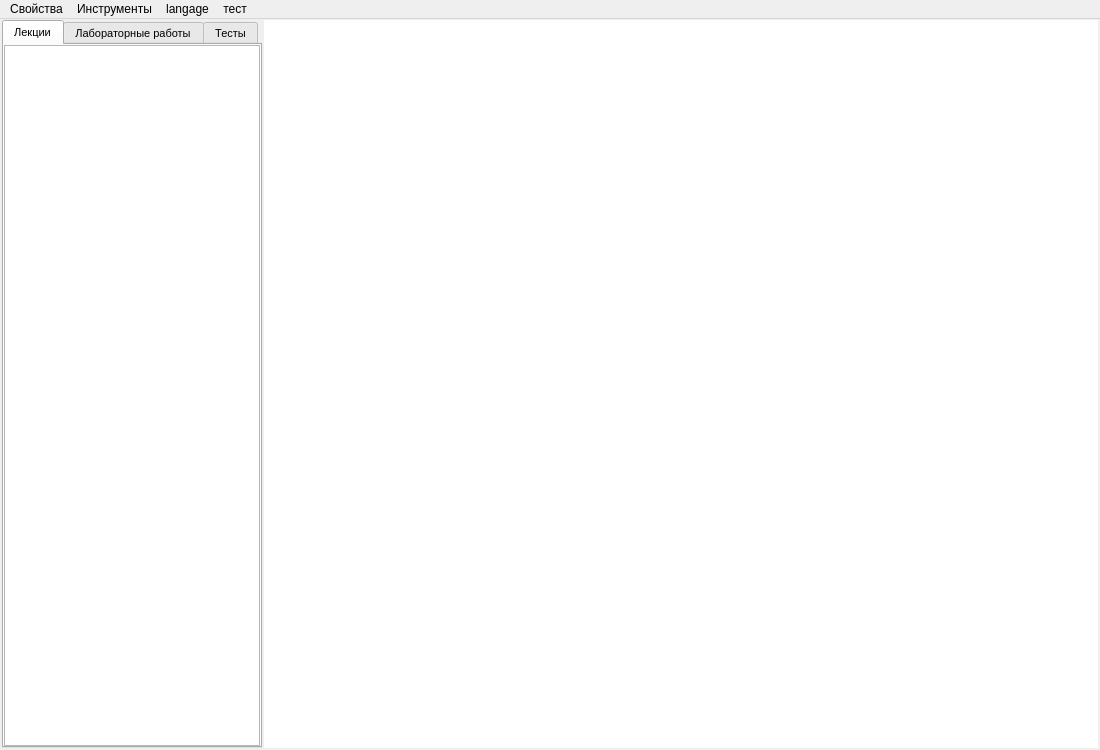
<?xml version="1.0" encoding="UTF-8"?>
<ui version="4.0">
 <class>MainWindow</class>
 <widget class="QMainWindow" name="MainWindow">
  <property name="geometry">
   <rect>
    <x>0</x>
    <y>0</y>
    <width>1100</width>
    <height>750</height>
   </rect>
  </property>
  <property name="sizePolicy">
   <sizepolicy hsizetype="Preferred" vsizetype="Preferred">
    <horstretch>0</horstretch>
    <verstretch>0</verstretch>
   </sizepolicy>
  </property>
  <property name="font">
   <font>
    <pointsize>9</pointsize>
   </font>
  </property>
  <property name="windowTitle">
   <string>MainWindow</string>
  </property>
  <widget class="QWidget" name="centralwidget">
   <layout class="QHBoxLayout" name="horizontalLayout">
    <property name="spacing">
     <number>2</number>
    </property>
    <property name="leftMargin">
     <number>2</number>
    </property>
    <property name="topMargin">
     <number>1</number>
    </property>
    <property name="rightMargin">
     <number>2</number>
    </property>
    <property name="bottomMargin">
     <number>2</number>
    </property>
    <item>
     <widget class="QTabWidget" name="tabWidget">
      <property name="sizePolicy">
       <sizepolicy hsizetype="Minimum" vsizetype="Expanding">
        <horstretch>0</horstretch>
        <verstretch>0</verstretch>
       </sizepolicy>
      </property>
      <property name="minimumSize">
       <size>
        <width>217</width>
        <height>0</height>
       </size>
      </property>
      <property name="font">
       <font>
        <pointsize>8</pointsize>
        <weight>50</weight>
        <italic>false</italic>
        <bold>false</bold>
        <underline>false</underline>
        <strikeout>false</strikeout>
        <stylestrategy>PreferDefault</stylestrategy>
        <kerning>true</kerning>
       </font>
      </property>
      <property name="currentIndex">
       <number>0</number>
      </property>
      <widget class="QWidget" name="LectionsTab">
       <attribute name="title">
        <string>Лекции</string>
       </attribute>
       <layout class="QHBoxLayout" name="horizontalLayout_2">
        <property name="spacing">
         <number>0</number>
        </property>
        <property name="leftMargin">
         <number>0</number>
        </property>
        <property name="topMargin">
         <number>0</number>
        </property>
        <property name="rightMargin">
         <number>0</number>
        </property>
        <property name="bottomMargin">
         <number>0</number>
        </property>
        <item>
         <widget class="TreeWidget" name="treeLections">
          <property name="sizePolicy">
           <sizepolicy hsizetype="Expanding" vsizetype="Expanding">
            <horstretch>0</horstretch>
            <verstretch>0</verstretch>
           </sizepolicy>
          </property>
          <property name="font">
           <font>
            <pointsize>9</pointsize>
            <weight>50</weight>
            <italic>false</italic>
            <bold>false</bold>
            <underline>false</underline>
            <strikeout>false</strikeout>
            <stylestrategy>PreferDefault</stylestrategy>
            <kerning>true</kerning>
           </font>
          </property>
          <property name="indentation">
           <number>20</number>
          </property>
          <attribute name="headerVisible">
           <bool>false</bool>
          </attribute>
          <column>
           <property name="text">
            <string>1</string>
           </property>
          </column>
         </widget>
        </item>
       </layout>
      </widget>
      <widget class="QWidget" name="LabsTab">
       <attribute name="title">
        <string>Лабораторные работы</string>
       </attribute>
       <layout class="QHBoxLayout" name="horizontalLayout_3">
        <property name="spacing">
         <number>0</number>
        </property>
        <property name="leftMargin">
         <number>0</number>
        </property>
        <property name="topMargin">
         <number>0</number>
        </property>
        <property name="rightMargin">
         <number>0</number>
        </property>
        <property name="bottomMargin">
         <number>0</number>
        </property>
        <item>
         <widget class="TreeWidget" name="treeLabs">
          <property name="font">
           <font>
            <pointsize>9</pointsize>
            <weight>50</weight>
            <italic>false</italic>
            <bold>false</bold>
            <underline>false</underline>
            <strikeout>false</strikeout>
            <stylestrategy>PreferDefault</stylestrategy>
            <kerning>true</kerning>
           </font>
          </property>
          <attribute name="headerVisible">
           <bool>false</bool>
          </attribute>
          <column>
           <property name="text">
            <string notr="true">1</string>
           </property>
          </column>
         </widget>
        </item>
       </layout>
      </widget>
      <widget class="QWidget" name="TestsTab">
       <attribute name="title">
        <string>Тесты</string>
       </attribute>
       <layout class="QHBoxLayout" name="horizontalLayout_4">
        <property name="spacing">
         <number>0</number>
        </property>
        <property name="leftMargin">
         <number>0</number>
        </property>
        <property name="topMargin">
         <number>0</number>
        </property>
        <property name="rightMargin">
         <number>0</number>
        </property>
        <property name="bottomMargin">
         <number>0</number>
        </property>
        <item>
         <widget class="TreeWidget" name="treeTests">
          <property name="font">
           <font>
            <pointsize>9</pointsize>
            <weight>50</weight>
            <italic>false</italic>
            <bold>false</bold>
            <underline>false</underline>
            <strikeout>false</strikeout>
            <stylestrategy>PreferDefault</stylestrategy>
            <kerning>true</kerning>
           </font>
          </property>
          <attribute name="headerVisible">
           <bool>false</bool>
          </attribute>
          <column>
           <property name="text">
            <string notr="true">1</string>
           </property>
          </column>
         </widget>
        </item>
       </layout>
      </widget>
     </widget>
    </item>
    <item>
     <widget class="QTextBrowser" name="contentBrowser">
      <property name="font">
       <font>
        <pointsize>8</pointsize>
       </font>
      </property>
      <property name="frameShape">
       <enum>QFrame::NoFrame</enum>
      </property>
      <property name="frameShadow">
       <enum>QFrame::Sunken</enum>
      </property>
      <property name="lineWidth">
       <number>0</number>
      </property>
      <property name="midLineWidth">
       <number>0</number>
      </property>
      <property name="sizeAdjustPolicy">
       <enum>QAbstractScrollArea::AdjustIgnored</enum>
      </property>
      <property name="autoFormatting">
       <set>QTextEdit::AutoNone</set>
      </property>
      <property name="undoRedoEnabled">
       <bool>false</bool>
      </property>
      <property name="lineWrapColumnOrWidth">
       <number>0</number>
      </property>
      <property name="readOnly">
       <bool>true</bool>
      </property>
      <property name="html">
       <string>&lt;!DOCTYPE HTML PUBLIC &quot;-//W3C//DTD HTML 4.0//EN&quot; &quot;http://www.w3.org/TR/REC-html40/strict.dtd&quot;&gt;
&lt;html&gt;&lt;head&gt;&lt;meta name=&quot;qrichtext&quot; content=&quot;1&quot; /&gt;&lt;style type=&quot;text/css&quot;&gt;
p, li { white-space: pre-wrap; }
&lt;/style&gt;&lt;/head&gt;&lt;body style=&quot; font-family:'MS Shell Dlg 2'; font-size:8pt; font-weight:400; font-style:normal;&quot;&gt;
&lt;p align=&quot;justify&quot; style=&quot;-qt-paragraph-type:empty; margin-top:12px; margin-bottom:12px; margin-left:0px; margin-right:0px; -qt-block-indent:0; text-indent:0px; font-size:8.25pt;&quot;&gt;&lt;br /&gt;&lt;/p&gt;&lt;/body&gt;&lt;/html&gt;</string>
      </property>
     </widget>
    </item>
   </layout>
  </widget>
  <widget class="QMenuBar" name="menubar">
   <property name="geometry">
    <rect>
     <x>0</x>
     <y>0</y>
     <width>1100</width>
     <height>21</height>
    </rect>
   </property>
   <widget class="QMenu" name="menu">
    <property name="title">
     <string>Свойства</string>
    </property>
    <addaction name="action_3"/>
    <addaction name="action_4"/>
   </widget>
   <widget class="QMenu" name="menu_2">
    <property name="title">
     <string>Инструменты</string>
    </property>
    <addaction name="action"/>
   </widget>
   <widget class="QMenu" name="menulangage">
    <property name="title">
     <string>langage</string>
    </property>
    <addaction name="action_2"/>
    <addaction name="actionEnglisch"/>
   </widget>
   <widget class="QMenu" name="Test">
    <property name="title">
     <string>тест</string>
    </property>
   </widget>
   <addaction name="menu"/>
   <addaction name="menu_2"/>
   <addaction name="menulangage"/>
   <addaction name="Test"/>
  </widget>
  <action name="action">
   <property name="text">
    <string>Вывод на печать</string>
   </property>
  </action>
  <action name="action_2">
   <property name="text">
    <string>Русский</string>
   </property>
  </action>
  <action name="actionEnglisch">
   <property name="text">
    <string>Englich</string>
   </property>
  </action>
  <action name="action_3">
   <property name="text">
    <string>Настройки</string>
   </property>
  </action>
  <action name="action_4">
   <property name="text">
    <string>Опрограмме</string>
   </property>
  </action>
  <action name="Test_2">
   <property name="text">
    <string>вызвать меню теста </string>
   </property>
  </action>
 </widget>
 <customwidgets>
  <customwidget>
   <class>TreeWidget</class>
   <extends>QTreeWidget</extends>
   <header location="global">treewidget.h</header>
  </customwidget>
 </customwidgets>
 <resources/>
 <connections/>
</ui>
